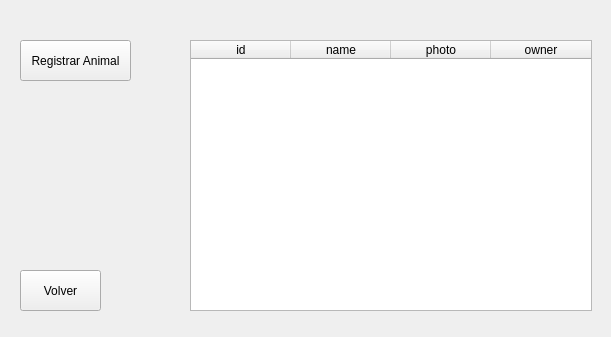
<?xml version="1.0" encoding="UTF-8"?>
<ui version="4.0">
 <class>Form</class>
 <widget class="QWidget" name="Form">
  <property name="geometry">
   <rect>
    <x>0</x>
    <y>0</y>
    <width>611</width>
    <height>337</height>
   </rect>
  </property>
  <property name="windowTitle">
   <string>Form</string>
  </property>
  <widget class="QPushButton" name="pushButton">
   <property name="geometry">
    <rect>
     <x>20</x>
     <y>40</y>
     <width>111</width>
     <height>41</height>
    </rect>
   </property>
   <property name="text">
    <string>Registrar Animal</string>
   </property>
  </widget>
  <widget class="QPushButton" name="pushButton_2">
   <property name="geometry">
    <rect>
     <x>20</x>
     <y>270</y>
     <width>81</width>
     <height>41</height>
    </rect>
   </property>
   <property name="text">
    <string>Volver</string>
   </property>
  </widget>
  <widget class="QTableWidget" name="tableWidget">
   <property name="geometry">
    <rect>
     <x>190</x>
     <y>40</y>
     <width>402</width>
     <height>271</height>
    </rect>
   </property>
   <column>
    <property name="text">
     <string>id</string>
    </property>
   </column>
   <column>
    <property name="text">
     <string>name</string>
    </property>
   </column>
   <column>
    <property name="text">
     <string>photo</string>
    </property>
   </column>
   <column>
    <property name="text">
     <string>owner</string>
    </property>
   </column>
  </widget>
 </widget>
 <resources/>
 <connections/>
</ui>
